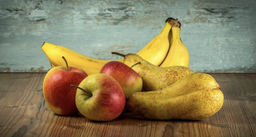
#> input picture code/region_growing/images/input_image/fruit.png, 256 x 137 px, shrunk from 1560 x 832 before the run
$ python test_multi_points.py
#> lines starting #> are read from the running program, lines starting #| are printed output that depends on the picture; after the words box and inside, x2 and y2 are one past the last pixel; in counts of white or black regions, pixels touching at a corner belong together
### code/region_growing/region_growing.py
# region_growing.py

import numpy as np

def region_growing(image, seed_point, threshold=10):
    """
    对图像进行区域生长分割。

    参数：
        image: 输入的灰度图像（numpy数组）。
        seed_point: 种子点坐标，格式为(x, y)。
        threshold: 灰度值差异的阈值。

    返回：
        seg_image: 分割后的二值图像，区域为1，其余为0。
    """
    height, width = image.shape
    seg_image = np.zeros((height, width), np.uint8)
    visited = np.zeros((height, width), np.bool_)

    # 初始化种子点列表
    seed_list = [seed_point]
    visited[seed_point[1], seed_point[0]] = True
    seg_image[seed_point[1], seed_point[0]] = 1
    region_mean = float(image[seed_point[1], seed_point[0]])

    # 定义四邻域
    neighbors = [(-1, 0), (1, 0), (0, -1), (0, 1)]

    while seed_list:
        x, y = seed_list.pop(0)
        for dx, dy in neighbors:
            nx, ny = x + dx, y + dy
            if 0 <= nx < width and 0 <= ny < height and not visited[ny, nx]:
                pixel_value = float(image[ny, nx])
                if abs(pixel_value - region_mean) <= threshold:
                    seg_image[ny, nx] = 1
                    seed_list.append((nx, ny))
                    # 更新区域均值
                    region_mean = (region_mean * np.sum(seg_image) + pixel_value) / (np.sum(seg_image) + 1)
                visited[ny, nx] = True

    return seg_image

### code/region_growing/test_multi_points.py
from region_growing import region_growing
import cv2
import matplotlib.pyplot as plt
import numpy as np


def select_seed_points(image_shape, num_points):
    height, width = image_shape
    y_coords = np.linspace(0, height - 1, int(np.sqrt(num_points)), dtype=int)
    x_coords = np.linspace(0, width - 1, int(np.sqrt(num_points)), dtype=int)
    return [(x, y) for y in y_coords for x in x_coords]


if __name__ == "__main__":
    # 读取灰度图像
    image = cv2.imread('./images/input_image/fruit.png', cv2.IMREAD_GRAYSCALE)
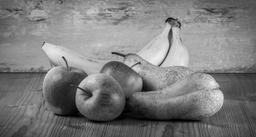
#> image: shape (137, 256); min 0, max 238, mean 125

    # 获取图像大小
    image_shape = image.shape
#> image_shape = (137, 256)

    # 生成均匀分布的种子点
    num_points = 25  # 选择的种子点数量
    seed_points = select_seed_points(image_shape, num_points)

    # 执行区域生长
    seg_images = []
    for seed_point in seed_points:
        seg_image = region_growing(image, seed_point, threshold=10)
        seg_images.append(seg_image)
#> this loop made 25 passes
#> pass 1, `seg_image = region_growing(image, seed_point, threshold=10)`:
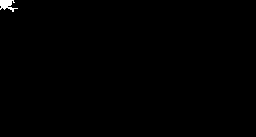
#> seg_image: shape (137, 256); values 0 (black) and 1 (white), 0.34% white; 1 white region, box (x1, y1, x2, y2) and area: (0, 0, 18, 12) 119
#> pass 2, `seg_image = region_growing(image, seed_point, threshold=10)`:
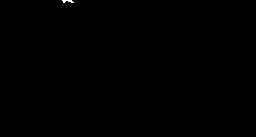
#> seg_image: shape (137, 256); values 0 (black) and 1 (white), 0.07% white in thin lines or dots, all inside (x1, y1, x2, y2) = (62, 0, 74, 3)
#> pass 3, `seg_image = region_growing(image, seed_point, threshold=10)`:
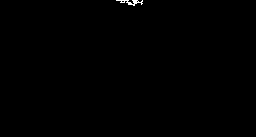
#> seg_image: shape (137, 256); values 0 (black) and 1 (white), 0.19% white in thin lines or dots, all inside (x1, y1, x2, y2) = (116, 0, 143, 6)
#> after the loop, seg_images = 25 items

    # 显示结果
    plt.figure(figsize=(15, 10))
    plt.subplot(121), plt.imshow(image, cmap='gray'), plt.title('原始图像')
    plt.subplot(122), plt.imshow(np.max(seg_images, axis=0), cmap='gray'), plt.title('分割结果')
    plt.show()
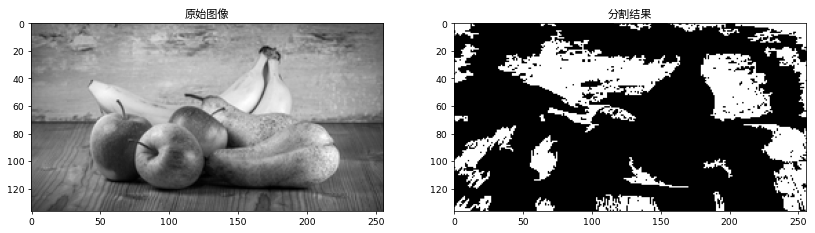
#> figure drawn by matplotlib, 2 panels

$ run again, with code/region_growing/images/input_image/org.jpg saved as code/region_growing/images/input_image/fruit.png
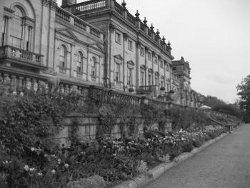
#> input picture code/region_growing/images/input_image/org.jpg, 250 x 188 px
#> image is the input picture: shape (188, 250); min 2, max 255, mean 115.7
#> the loop `for seed_point in seed_points:` made 25 passes
#> after the loop `for seed_point in seed_points:`: seg_images = 25 items
#> `plt.show()`:
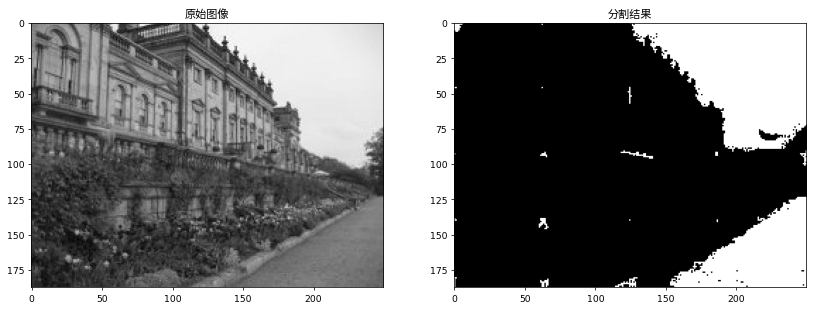
#> figure drawn by matplotlib, 2 panels
